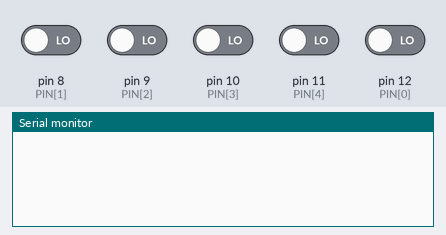
A sketch run on a simulated Arduino Uno, built with avr-gcc and run on an emulated ATmega328P. Shown: the last lines printed to the serial monitor. The test bench sets the inputs (shaded band); at power-on: pin 8 (PIN[1]), pin 9 (PIN[2]), pin 10 (PIN[3]), pin 11 (PIN[4]), pin 12 (PIN[0]) LOW.

Above: at 2.2 s.
2.3 s: pin 8 (PIN[1]) driven HIGH
At 3.5 s:
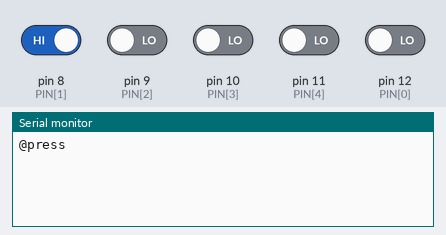
3.8 s: pin 12 (PIN[0]) driven HIGH
At 4.8 s:
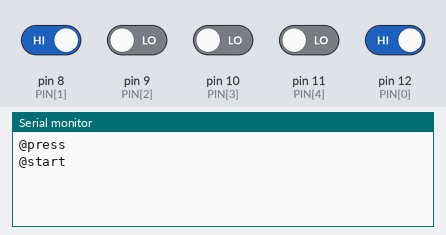

Measured:
- after the input at 2.3 s, the serial monitor: prints a new line at once (image 1)
- after the input at 3.8 s, the serial monitor: prints a new line at once (image 2)

The sketch:

arduino1.ino
```cpp
const int PIN[] = {12, 8, 9, 10, 11};
bool etat[5] = {0};

void setup() {

  for(int i = 0; i < 5; i++) pinMode(PIN[i], INPUT);

  Serial.begin(9600);

  delay(1000);

  reset();
}

void loop() {

  for (int i = 0; i < sizeof(etat); i++){

    int btn = digitalRead(PIN[i]);

    if (btn == HIGH && !etat[i]){

      etat[i] = true;

      Serial.println(i == 0 ? "@start" : "@press");

    }

  }

  if (Serial.available() != 0) {

    String request = Serial.readString();
    request.trim();

    if (request == "@reset") reset();

  }

}

void reset() {

  for (int j = 0; j < sizeof(etat); j++) {

    etat[j] = false;

  }

}
```
